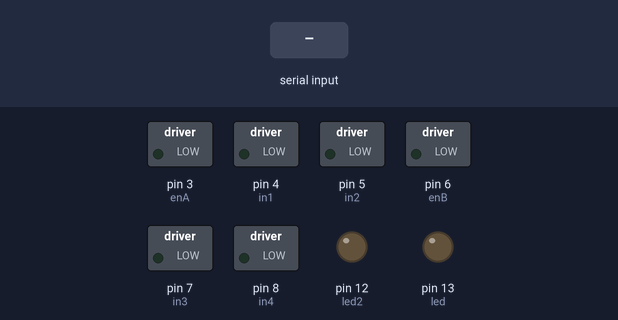
A sketch run on a simulated Arduino Uno, built with avr-gcc and run on an emulated ATmega328P. Shown: switched loads named in the sketch (green lamp = pin HIGH), output pins drawn as LEDs (lit = HIGH). The inputs (shaded band) are chosen by the test bench. What the sketch prints to the serial monitor is not drawn.

Above: at 1.2 s.
1.3 s: "on13:" received over the second serial link
At 2.5 s:
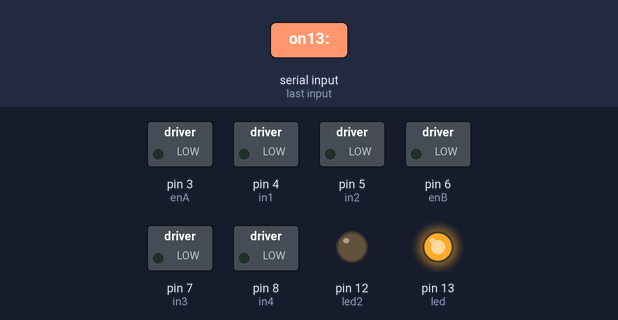
2.8 s: "on3:" received over the second serial link
At 4.0 s:
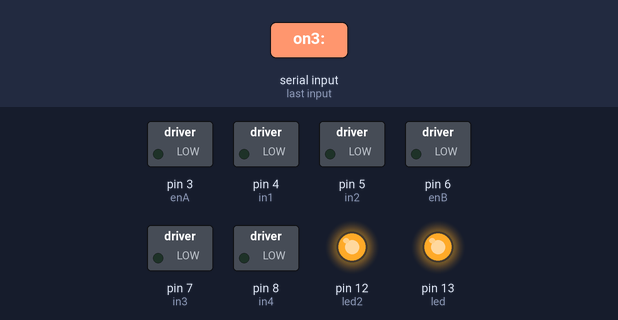
4.8 s: "off13:" received over the second serial link
At 6.2 s:
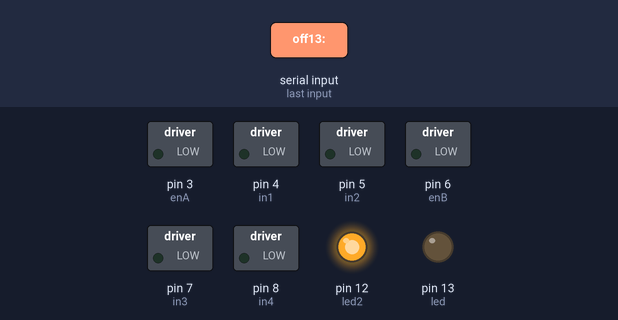
6.9 s: "off3:" received over the second serial link
At 7.9 s:
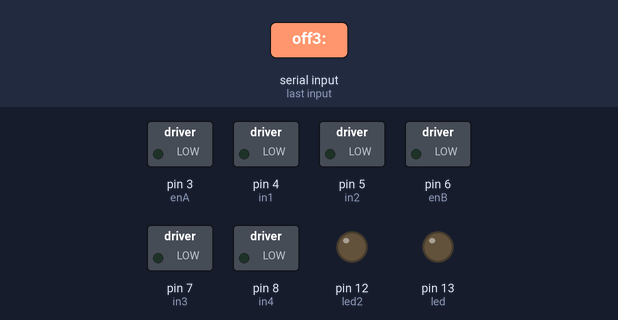
Timing chart, 0 to 9.9 s (numbered marks = the images above; inputs shaded):
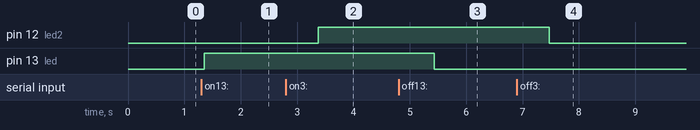

Measured:
- after the input at 1.3 s, pin 13 (led): LOW → HIGH after 0.05 s
- after the input at 2.8 s, pin 12 (led2): LOW → HIGH after 0.58 s
- after the input at 4.8 s, pin 13 (led): HIGH → LOW after 0.63 s
- after the input at 6.9 s, pin 12 (led2): HIGH → LOW after 0.57 s

The sketch:

BlueToothTestCar.ino
```cpp
#include <SoftwareSerial.h>
//http://www.instructables.com/id/Arduino-Android-Bluetooth-Car/
SoftwareSerial mySerial(10, 11); // RX, TX
int led = 13;
int led2 = 12;
char myChar = 'a';
String string;
char LorR;
int enA = 3;
int in1 = 4;
int in2 = 5;
int enB = 6;
int in3 = 7;
int in4 = 8;
void setup()
{
  // Open serial communications and wait for port to open:
  Serial.begin(57600);
  pinMode(led, OUTPUT);
  pinMode(led2, OUTPUT);
  Serial.println("Goodnight moon!");
  // set the data rate for the SoftwareSerial port
  mySerial.begin(9600);
  mySerial.println("Hello, world?");
  pinMode(enA, OUTPUT);
  pinMode(in1, OUTPUT);
  pinMode(in2, OUTPUT);
  pinMode(enB, OUTPUT);
  pinMode(in3, OUTPUT);
  pinMode(in4, OUTPUT);
}
void loop() // run over and over
{
  string = "";
  //Add to string
  while (true) {
    myChar = mySerial.read();
    if (32 <= myChar & myChar <= 127) {
      string += myChar;
    }
    if (myChar == ':') {
      break;
    }
    delay(10);
  }// While End
  //Analyse string
  Serial.println(string);
  /*
  if (string != "off3:" && string != "on3:" && string != "off13:" && string != "on13:") {
    if (string != "L0:" && string != "R0:") {
      //code for setting motor left or right
      if (string[0] == 'L') {
        LorR = 'L';
      } else {
        LorR = 'R';
      }
      string.remove(0, 1);
      //code for putting it in reverse
      if (string[0] == '-') {
        string.remove(0, 1);
        string.remove((string.length() - 1), 1);
        Serial.println(string);
        if (LorR == 'L') {
          digitalWrite(in1, HIGH);
          digitalWrite(in2, LOW);
          analogWrite(enA, string.toInt());
        } else {
          digitalWrite(in3, LOW);
          digitalWrite(in4, HIGH);
          analogWrite(enB, string.toInt());
        }
      } else {
        string.remove((string.length() - 1), 1);
        Serial.println(string);
        if (LorR == 'L') {
          digitalWrite(in1, LOW);
          digitalWrite(in2, HIGH);
          analogWrite(enA, string.toInt());
        } else {
          digitalWrite(in3, HIGH);
          digitalWrite(in4, LOW);
          analogWrite(enB, string.toInt());
        }
      }
    } else {
      digitalWrite(in1, LOW);
      digitalWrite(in2, LOW);
      digitalWrite(in3, LOW);
      digitalWrite(in4, LOW);
    }
  }//End of long if statment
*/

  if (string == "on13:") {
    digitalWrite(led, HIGH);
    Serial.print("on13");
    delay(2000);
  }
  if (string == "off13:") {
    digitalWrite(led, LOW);
    Serial.print("off13");
    delay(2000);
  }

  if (string == "on3:") {
    digitalWrite(led2, HIGH);
     Serial.print("on3");
    delay(2000);
  }
  if (string == "off3:") {
    digitalWrite(led2, LOW);
    delay(2000);
  }
}//Loop End
```
